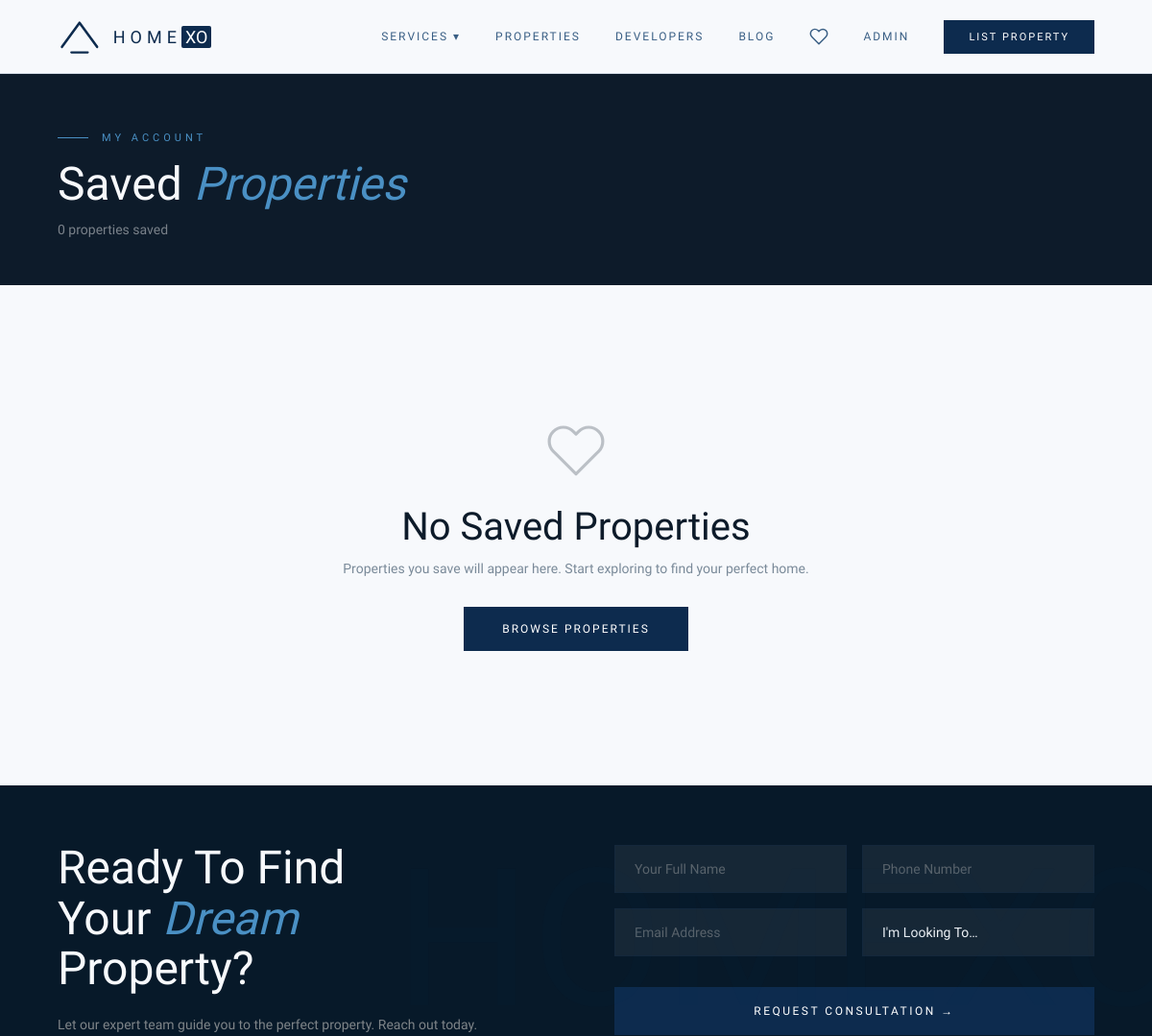
/wishlist/ (signed in, upper part), run on an earlier commit of the app's database.
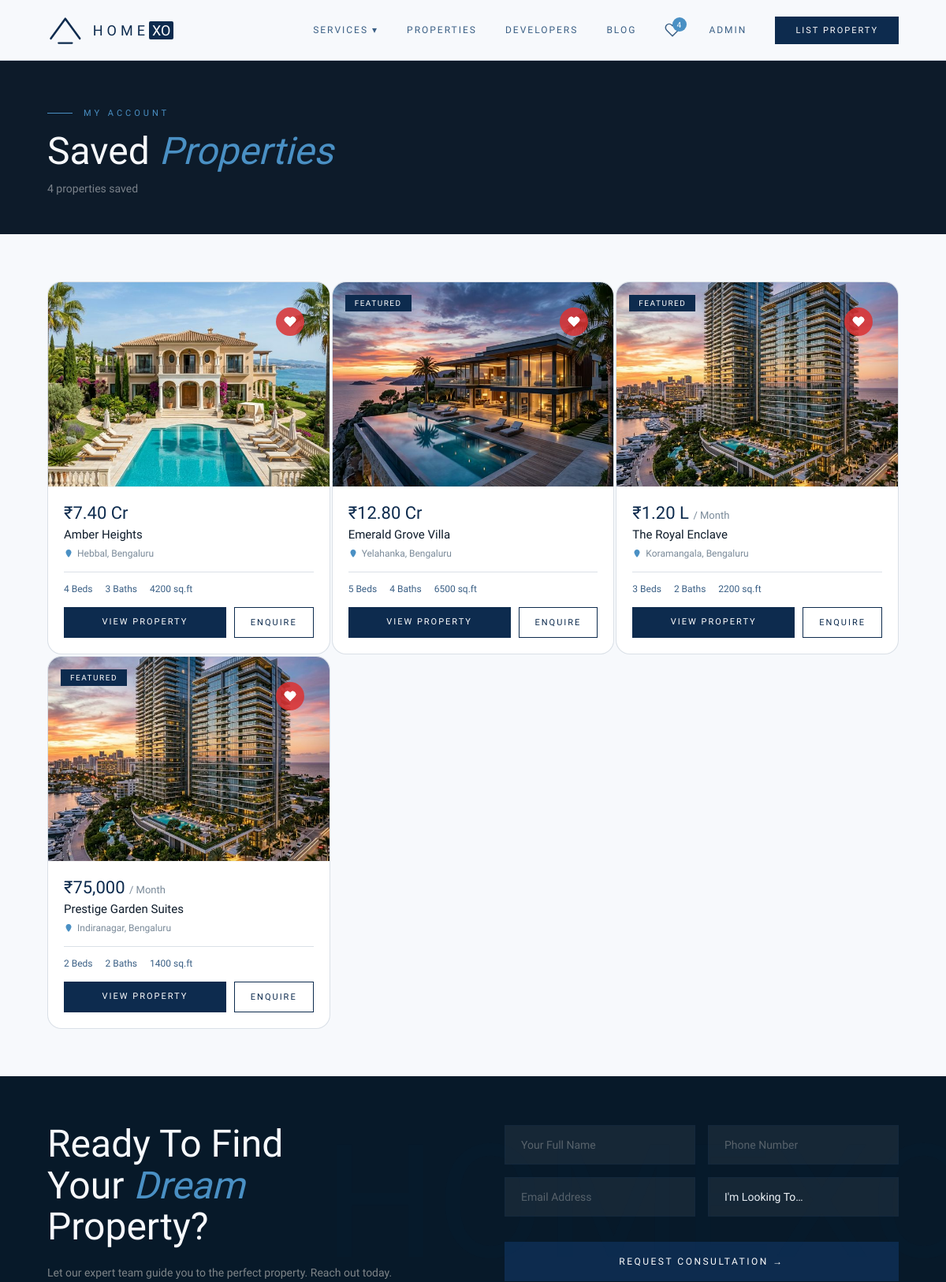
And on a later commit of the database.
### wishlist/models.py (models this page shows, shortened)
class WishlistItem(models.Model):
    user       = models.ForeignKey(settings.AUTH_USER_MODEL, on_delete=models.CASCADE,
                                   related_name='wishlist')
    property   = models.ForeignKey('properties.Property', on_delete=models.CASCADE,
                                   related_name='wishlisted_by')
    created_at = models.DateTimeField(auto_now_add=True)
    class Meta:
        unique_together     = ('user', 'property')
        verbose_name        = 'Wishlist Item'
        verbose_name_plural = 'Wishlist Items'
        ordering            = ['-created_at']

### properties/models.py (models this page shows, shortened)
class Property(models.Model):
    class ListingType(models.TextChoices):
        BUY        = 'buy',        'Buy'
        RENT       = 'rent',       'Rent'
        NEW_PROJ   = 'new_project','New Project'
        COMMERCIAL = 'commercial', 'Commercial'
    class PropertyType(models.TextChoices):
        APARTMENT         = 'apartment',         'Apartment'
        INDEPENDENT_HOUSE = 'independent_house', 'Independent House/Villa'
        GATED_VILLA       = 'gated_villa',       'Gated Community Villa'
        STANDALONE        = 'standalone',        'Standalone Building'
        VILLA             = 'villa',             'Villa'
        PENTHOUSE         = 'penthouse',         'Penthouse'
        PLOT              = 'plot',              'Plot / Land'
        OFFICE            = 'office',            'Office Space'
        SHOP              = 'shop',              'Shop / Retail'
        WAREHOUSE         = 'warehouse',         'Warehouse'
    class BHK(models.TextChoices):
        STUDIO  = 'studio', 'Studio'
        ONE_RK  = '1rk',   '1 RK'
        ONE     = '1bhk',   '1 BHK'
        TWO     = '2bhk',   '2 BHK'
        THREE   = '3bhk',   '3 BHK'
        FOUR    = '4bhk',   '4 BHK'
        FIVE    = '5bhk',   '5 BHK'
        SIX_P   = '6+bhk',  '6+ BHK'
    class Status(models.TextChoices):
        ACTIVE    = 'active',    'Active'
        SOLD      = 'sold',      'Sold'
        RENTED    = 'rented',    'Rented'
        PENDING   = 'pending',   'Pending Approval'
        DRAFT     = 'draft',     'Draft'
        INACTIVE  = 'inactive',  'Inactive'
    class FurnishingStatus(models.TextChoices):
        FURNISHED    = 'furnished',     'Fully Furnished'
        SEMI         = 'semi',          'Semi Furnished'
        UNFURNISHED  = 'unfurnished',   'Unfurnished'
    class ConstructionStatus(models.TextChoices):
        READY            = 'ready',            'Ready to Move'
        UNDER_CONST      = 'under_construction','Under Construction'
        NEW_LAUNCH       = 'new_launch',       'New Launch'
    class OwnershipType(models.TextChoices):
        FREEHOLD   = 'freehold',   'Freehold'
        LEASEHOLD  = 'leasehold',  'Leasehold'
        COOP       = 'coop',       'Co-operative Society'
        POA        = 'poa',        'Power of Attorney'
    owner          = models.ForeignKey(settings.AUTH_USER_MODEL, on_delete=models.CASCADE,
                                       related_name='owned_properties')
    listing_type   = models.CharField(max_length=20, choices=ListingType.choices, default=ListingType.BUY)
    property_type  = models.CharField(max_length=20, choices=PropertyType.choices, default=PropertyType.APARTMENT)
    title          = models.CharField(max_length=200)
    slug           = models.SlugField(max_length=220, unique=True, blank=True)
    developer      = models.ForeignKey(Developer, on_delete=models.SET_NULL, null=True, blank=True,
                                       related_name='properties', verbose_name='Developer / Builder')
    description    = models.TextField(blank=True)
    bhk            = models.CharField(max_length=10, choices=BHK.choices, blank=True)
    price          = models.DecimalField(max_digits=14, decimal_places=2)
    price_label    = models.CharField(max_length=50, blank=True,
                                      help_text='e.g. "/ Onwards", "/ Month"')
    price_on_req   = models.BooleanField(default=False, verbose_name='Price on Request')
    address        = models.TextField()
    locality       = models.CharField(max_length=100)
    city           = models.CharField(max_length=100, default='Bengaluru')
    state          = models.CharField(max_length=100, default='Karnataka')
    pincode        = models.CharField(max_length=10, blank=True)
    latitude       = models.DecimalField(max_digits=10, decimal_places=7, null=True, blank=True)
    longitude      = models.DecimalField(max_digits=10, decimal_places=7, null=True, blank=True)
    bedrooms       = models.PositiveSmallIntegerField(default=0)
    bathrooms      = models.PositiveSmallIntegerField(default=0)
    area_sqft      = models.PositiveIntegerField(null=True, blank=True, verbose_name='Area (sq.ft)')
    carpet_area    = models.PositiveIntegerField(null=True, blank=True, verbose_name='Carpet Area (sq.ft)')
    floor_no       = models.PositiveSmallIntegerField(null=True, blank=True)
    total_floors   = models.PositiveSmallIntegerField(null=True, blank=True)
    furnishing           = models.CharField(max_length=15, choices=FurnishingStatus.choices, blank=True)
    construction_status  = models.CharField(max_length=20, choices=ConstructionStatus.choices,
                                            blank=True, verbose_name='Construction Status')
    facing               = models.CharField(max_length=50, blank=True, help_text='e.g. East, North-East')
    age_years            = models.PositiveSmallIntegerField(null=True, blank=True,
                                                            verbose_name='Property Age (years)')
    parking_slots        = models.PositiveSmallIntegerField(default=0)
    two_wheeler_parking  = models.BooleanField(default=False, verbose_name='2-Wheeler Parking')
    four_wheeler_parking = models.BooleanField(default=False, verbose_name='4-Wheeler Parking')
    possession_date      = models.DateField(null=True, blank=True)
    ownership_type       = models.CharField(max_length=15, choices=OwnershipType.choices, blank=True,
                                            verbose_name='Ownership Type')
    rera_approved   = models.BooleanField(default=False, verbose_name='RERA Approved')
    rera_number     = models.CharField(max_length=100, blank=True, verbose_name='RERA Registration No.')
    is_featured    = models.BooleanField(default=False, db_index=True)
    is_signature   = models.BooleanField(default=False, help_text='Ultra-premium / Signature collection')
    is_new         = models.BooleanField(default=True)
    is_exclusive   = models.BooleanField(default=False)
    status         = models.CharField(max_length=15, choices=Status.choices, default=Status.DRAFT)
    tags           = models.ManyToManyField(PropertyTag, blank=True)
    views_count    = models.PositiveIntegerField(default=0, editable=False)
    created_at     = models.DateTimeField(auto_now_add=True)
    updated_at     = models.DateTimeField(auto_now=True)
    class Meta:
        verbose_name        = 'Property'
        verbose_name_plural = 'Properties'
        ordering            = ['-is_featured', '-created_at']
        indexes = [
            models.Index(fields=['listing_type', 'status']),
            models.Index(fields=['city', 'locality']),
            models.Index(fields=['is_featured', 'is_signature']),
        ]
    def get_absolute_url(self):
        return reverse('properties:detail', kwargs={'slug': self.slug})
    @property
    def primary_image(self):
        return self.images.filter(is_primary=True).first() or self.images.first()
    @property
    def display_price(self):
        if self.price_on_req:
            return 'Price on Request'
        p = self.price
        if not p:
            return '—'
        if p >= 1_00_00_000:
            return f'₹{p / 1_00_00_000:.2f} Cr'
        elif p >= 1_00_000:
            return f'₹{p / 1_00_000:.2f} L'
        return f'₹{p:,.0f}'

class PropertyImage(models.Model):
    property   = models.ForeignKey(Property, on_delete=models.CASCADE, related_name='images')
    image      = models.ImageField(upload_to='properties/images/')
    caption    = models.CharField(max_length=200, blank=True)
    is_primary = models.BooleanField(default=False)
    order      = models.PositiveSmallIntegerField(default=0)
    class Meta:
        verbose_name        = 'Property Image'
        verbose_name_plural = 'Property Images'
        ordering            = ['order', 'id']

### wishlist/views.py (the view)
# urls.py: path('',                          views.wishlist_list,   name='list'),
@login_required
def wishlist_list(request):
    items = WishlistItem.objects.filter(user=request.user).select_related(
        'property__developer'
    ).prefetch_related('property__images')
    return render(request, 'wishlist/list.html', {'items': items})

### pages/context_processors.py (called while the page is built)
def global_context(request):
    wishlist_count = 0
    wishlist_ids = []
    if request.user.is_authenticated:
        try:
            qs = request.user.wishlist.values_list('property_id', flat=True)
            wishlist_ids = list(qs)
            wishlist_count = len(wishlist_ids)
        except Exception:
            pass
    return {
        'SITE_NAME':      'HOMEXO',
        'SITE_TAGLINE':   'Luxury Real Estate',
        'LISTING_TYPES':  Property.ListingType.choices,
        'wishlist_count': wishlist_count,
        'wishlist_ids':   wishlist_ids,
    }

### templates/wishlist/list.html (shortened to what this page needs)
{% extends 'base.html' %}
{% block content %}
<div class="wishlist-hero">
  <div class="section-eyebrow">My Account</div>
  <h1 class="section-title">Saved <em>Properties</em></h1>
  <p>{{ items|length }} propert{{ items|length|pluralize:"y,ies" }} saved</p>
</div>
<section class="section" style="background:var(--ivory);">
  {% if items %}
  <div class="wishlist-grid">
    {% for item in items %}
    <div class="property-card">
      <div class="property-card-img">
        {% if item.property.primary_image %}
        <img src="{{ item.property.primary_image.image.url }}" alt="{{ item.property.title }}">
        {% else %}
        <div style="width:100%;height:100%;background:linear-gradient(135deg,#0D2B4E,#1A4A7A);"></div>
        {% endif %}
        {% if item.property.is_featured %}<div class="property-tag featured">Featured</div>{% endif %}
        <form action="{% url 'wishlist:remove' item.id %}" method="POST" style="position:absolute;top:16px;right:16px;">
          <button type="submit" class="property-fav" title="Remove from saved" style="background:rgba(220,50,50,.85);">
            <svg viewBox="0 0 24 24" fill="white" stroke="white" stroke-width="1.5"><path d="M20.84 4.61a5.5 5.5 0 00-7.78 0L12 5.67l-1.06-1.06a5.5 5.5 0 00-7.78 7.78l1.06 1.06L12 21.23l7.78-7.78 1.06-1.06a5.5 5.5 0 000-7.78z"/></svg>
          </button>
        </form>
      </div>
      <div class="property-body">
        <div class="property-price">
          {{ item.property.display_price }}
          {% if item.property.price_label %}<span>{{ item.property.price_label }}</span>{% endif %}
        </div>
        <div class="property-name">
          <a href="{{ item.property.get_absolute_url }}" style="text-decoration:none;color:inherit;">{{ item.property.title }}</a>
        </div>
        <div class="property-location">
          <svg viewBox="0 0 24 24"><path d="M12 2C8.13 2 5 5.13 5 9c0 5.25 7 13 7 13s7-7.75 7-13c0-3.87-3.13-7-7-7z"/></svg>
          {{ item.property.locality }}, {{ item.property.city }}
        </div>
        <div class="property-specs">
          <span class="spec">{{ item.property.bedrooms }} Beds</span>
          <span class="spec">{{ item.property.bathrooms }} Baths</span>
          {% if item.property.area_sqft %}
          <span class="spec">{{ item.property.area_sqft|floatformat:0 }} sq.ft</span>
          {% endif %}
        </div>
        <div class="wishlist-card-actions">
          <a href="{{ item.property.get_absolute_url }}" class="btn-primary">View Property</a>
          <a href="{% url 'enquiries:create' %}?property={{ item.property.id }}" class="btn-outline">Enquire</a>
        </div>
      </div>
    </div>
    {% endfor %}
  </div>
  {% else %}
  <div class="wishlist-empty">
    <svg viewBox="0 0 24 24" fill="none" stroke-width="1.2" stroke-linecap="round" stroke-linejoin="round"><path d="M20.84 4.61a5.5 5.5 0 00-7.78 0L12 5.67l-1.06-1.06a5.5 5.5 0 00-7.78 7.78l1.06 1.06L12 21.23l7.78-7.78 1.06-1.06a5.5 5.5 0 000-7.78z"/></svg>
    <h2>No Saved Properties</h2>
    <p>Properties you save will appear here. Start exploring to find your perfect home.</p>
    <a href="{% url 'properties:list' %}" class="btn-primary">Browse Properties</a>
  </div>
  {% endif %}
</section>
{% endblock %}

### templates/base.html (shortened to what this page needs)
{% load static %}
<!DOCTYPE html>
<html lang="en">
<head>
{% load static %}
<link rel="stylesheet" href="{% static 'css/homexo.css' %}">
</head>
<body data-auth="{{ user.is_authenticated|yesno:'true,false' }}" data-login="{% url 'accounts:login' %}" data-wishlist-ids="{% for id in wishlist_ids %}{{ id }}{% if not forloop.last %},{% endif %}{% endfor %}">
<nav>
  <a href="{% url 'pages:home' %}" class="nav-logo">
    <span class="nav-logo-text">HOME<span style="background-color: #0D2B4E; color: #FFFFFF; padding: 1px 4px; border-radius: 2px; margin-left: 0; letter-spacing: 0;">XO</span></span>
  </a>
  <div class="nav-links">
    <div class="nav-dropdown">
      <a style="cursor: pointer; display: flex; align-items: center; gap: 4px;">Services ▾</a>
    </div>
    <a href="{% url 'properties:list' %}">Properties</a>
    <a href="{% url 'pages:developers' %}">Developers</a>
    <a href="{% url 'blog:list' %}">Blog</a>
    {% if user.is_authenticated %}
      <a href="{% url 'wishlist:list' %}" class="nav-wishlist">
        {% if wishlist_count > 0 %}
          <span class="nav-wishlist-count">{{ wishlist_count }}</span>
        {% endif %}
      </a>
      <a href="{% url 'accounts:profile' %}">{{ user.first_name }}</a>
      <a href="{% url 'properties:create' %}" class="nav-cta">List Property</a>
    {% else %}
      <a href="{% url 'accounts:login' %}">Login</a>
      <a href="{% url 'properties:create' %}" class="nav-cta">List Property</a>
    {% endif %}
  </div>
</nav>
<main class="page-body">
  {% block content %}{% endblock %}
</main>
{% block pre_footer %}
<div class="cta-banner">
  <div class="cta-bg-text">HOMEXO</div>
  <div>
    <h2 class="cta-title">Ready To Find<br>Your <em>Dream</em><br>Property?</h2>
    <p style="font-size:14px;color:rgba(245,240,232,.5);margin-top:20px;line-height:1.7;">Let our expert team guide you to the perfect property. Reach out today.</p>
  </div>
<form action="{% url 'enquiries:create' %}" method="POST" class="cta-form">
    <div class="cta-form-row">
      <input type="text" name="name" placeholder="Your Full Name" required>
      <input type="tel" name="phone" placeholder="Phone Number" required>
    </div>
    <div class="cta-form-row">
      <input type="email" name="email" placeholder="Email Address" required>
      <select name="enquiry_type">
        <option value="">I'm Looking To&hellip;</option>
      </select>
    </div>
    <button type="submit" class="cta-submit">Request Consultation &rarr;</button>
  </form>
</div>
{% endblock pre_footer %}
</body>
</html>

What changed in the data, as far as the page shows it:
added WishlistItem: property.primary_image.image (picture), property.display_price "₹7.40 Cr", property "Amber Heights", property.locality "Hebbal", property.city "Bengaluru", property.bedrooms "4", property.bathrooms "3", property.area_sqft "4200"
added WishlistItem: property.primary_image.image (picture), shows "FEATURED", property.display_price "₹12.80 Cr", property "Emerald Grove Villa", property.locality "Yelahanka", property.city "Bengaluru", property.bedrooms "5", property.bathrooms "4", property.area_sqft "6500"
added WishlistItem: property.primary_image.image (placeholder picture), shows "FEATURED", property.display_price "₹1.20 L", property.price_label "/ Month", property "The Royal Enclave", property.locality "Koramangala", property.city "Bengaluru", property.bedrooms "3", property.bathrooms "2", property.area_sqft "2200"
added WishlistItem: property.primary_image.image (placeholder picture), shows "FEATURED", property.display_price "₹75,000", property.price_label "/ Month", property "Prestige Garden Suites", property.locality "Indiranagar", property.city "Bengaluru", property.bedrooms "2", property.bathrooms "2", property.area_sqft "1400"
Also different on the page:
{{ wishlist_count }}: (not shown) → "4"
{{ items|length }}: "0" → "4"
text no longer shown: "No Saved Properties Properties you save will appear here. Start exploring to find your perfect home. BROWSE PROPERTIES"
